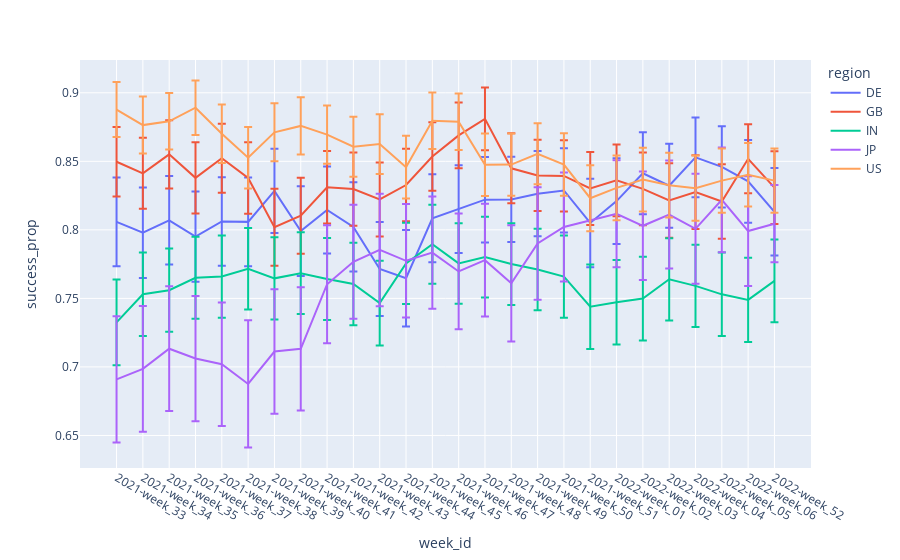

This figure's notebook cell:
### Markdown cell above
### Weekly Success rate and CI per region

### Code cell
px.line(region_week_CI, x='week_id',y='success_prop', error_y='success_prop_ci',color='region')

### Figure 1 — Plotly figure (JSON) as saved in the notebook; plotly's stock layout.template omitted (floating-point values rounded to 4 significant figures)
{"data": [{"error_y": {"array": [0.03233, 0.03307, 0.03227, 0.03295, 0.03225, 0.0323, 0.03074, 0.03272, 0.03174, 0.03255, 0.0343, 0.03516, 0.03211, 0.032, 0.0312, 0.0311, 0.03106, 0.03072, 0.03227, 0.03129, 0.02987, 0.03065, 0.02914, 0.02959, 0.03016, 0.03194]}, "hovertemplate": "region=DE<br>week_id=%{x}<br>success_prop=%{y}<extra></extra>", "legendgroup": "DE", "line": {"color": "#636efa", "dash": "solid"}, "marker": {"symbol": "circle"}, "mode": "lines", "name": "DE", "orientation": "v", "showlegend": true, "type": "scatter", "x": ["2021-week_33", "2021-week_34", "2021-week_35", "2021-week_36", "2021-week_37", "2021-week_38", "2021-week_39", "2021-week_40", "2021-week_41", "2021-week_42", "2021-week_43", "2021-week_44", "2021-week_45", "2021-week_46", "2021-week_47", "2021-week_48", "2021-week_49", "2021-week_50", "2021-week_51", "2022-week_01", "2022-week_02", "2022-week_03", "2022-week_04", "2022-week_05", "2022-week_06", "2022-week_52"], "xaxis": "x", "y": [0.8058, 0.7979, 0.8069, 0.7951, 0.8062, 0.8058, 0.8284, 0.7991, 0.8145, 0.8022, 0.7715, 0.7647, 0.8085, 0.8152, 0.822, 0.8222, 0.8264, 0.8288, 0.8051, 0.821, 0.8413, 0.8322, 0.8529, 0.8459, 0.8354, 0.8132], "yaxis": "y"}, {"error_y": {"array": [0.02535, 0.02589, 0.02486, 0.02602, 0.02517, 0.02611, 0.02815, 0.02767, 0.02649, 0.02672, 0.02704, 0.02642, 0.02495, 0.02393, 0.02291, 0.02552, 0.02597, 0.02596, 0.02663, 0.02621, 0.02659, 0.02719, 0.02686, 0.02723, 0.02517, 0.02658]}, "hovertemplate": "region=GB<br>week_id=%{x}<br>success_prop=%{y}<extra></extra>", "legendgroup": "GB", "line": {"color": "#EF553B", "dash": "solid"}, "marker": {"symbol": "circle"}, "mode": "lines", "name": "GB", "orientation": "v", "showlegend": true, "type": "scatter", "x": ["2021-week_33", "2021-week_34", "2021-week_35", "2021-week_36", "2021-week_37", "2021-week_38", "2021-week_39", "2021-week_40", "2021-week_41", "2021-week_42", "2021-week_43", "2021-week_44", "2021-week_45", "2021-week_46", "2021-week_47", "2021-week_48", "2021-week_49", "2021-week_50", "2021-week_51", "2022-week_01", "2022-week_02", "2022-week_03", "2022-week_04", "2022-week_05", "2022-week_06", "2022-week_52"], "xaxis": "x", "y": [0.8497, 0.8412, 0.8551, 0.838, 0.8522, 0.8378, 0.8019, 0.8103, 0.831, 0.8298, 0.8222, 0.8327, 0.8535, 0.869, 0.881, 0.8449, 0.8397, 0.8394, 0.8302, 0.8361, 0.8299, 0.8214, 0.8275, 0.8207, 0.8519, 0.8308], "yaxis": "y"}, {"error_y": {"array": [0.03132, 0.0304, 0.03033, 0.02992, 0.03002, 0.0298, 0.02994, 0.02987, 0.02995, 0.03013, 0.03087, 0.02963, 0.02882, 0.02936, 0.02938, 0.02979, 0.02974, 0.02997, 0.03078, 0.03081, 0.0306, 0.02999, 0.03, 0.03049, 0.03071, 0.03016]}, "hovertemplate": "region=IN<br>week_id=%{x}<br>success_prop=%{y}<extra></extra>", "legendgroup": "IN", "line": {"color": "#00cc96", "dash": "solid"}, "marker": {"symbol": "circle"}, "mode": "lines", "name": "IN", "orientation": "v", "showlegend": true, "type": "scatter", "x": ["2021-week_33", "2021-week_34", "2021-week_35", "2021-week_36", "2021-week_37", "2021-week_38", "2021-week_39", "2021-week_40", "2021-week_41", "2021-week_42", "2021-week_43", "2021-week_44", "2021-week_45", "2021-week_46", "2021-week_47", "2021-week_48", "2021-week_49", "2021-week_50", "2021-week_51", "2022-week_01", "2022-week_02", "2022-week_03", "2022-week_04", "2022-week_05", "2022-week_06", "2022-week_52"], "xaxis": "x", "y": [0.7325, 0.753, 0.756, 0.765, 0.7659, 0.7717, 0.7646, 0.7684, 0.7642, 0.7605, 0.7465, 0.7755, 0.7895, 0.7755, 0.7801, 0.7751, 0.7711, 0.7659, 0.7439, 0.7472, 0.7498, 0.764, 0.7592, 0.753, 0.7489, 0.7628], "yaxis": "y"}, {"error_y": {"array": [0.04606, 0.0459, 0.04551, 0.04571, 0.04512, 0.04644, 0.04542, 0.04497, 0.04305, 0.04166, 0.04108, 0.04143, 0.04088, 0.04225, 0.04118, 0.04245, 0.04102, 0.03969, 0.0391, 0.0396, 0.03941, 0.04012, 0.03819, 0.04003, 0.02812]}, "hovertemplate": "region=JP<br>week_id=%{x}<br>success_prop=%{y}<extra></extra>", "legendgroup": "JP", "line": {"color": "#ab63fa", "dash": "solid"}, "marker": {"symbol": "circle"}, "mode": "lines", "name": "JP", "orientation": "v", "showlegend": true, "type": "scatter", "x": ["2021-week_33", "2021-week_34", "2021-week_35", "2021-week_36", "2021-week_37", "2021-week_38", "2021-week_39", "2021-week_40", "2021-week_41", "2021-week_42", "2021-week_43", "2021-week_44", "2021-week_45", "2021-week_46", "2021-week_47", "2021-week_48", "2021-week_49", "2021-week_50", "2022-week_01", "2022-week_02", "2022-week_03", "2022-week_04", "2022-week_05", "2022-week_06", "2022-week_52"], "xaxis": "x", "y": [0.6909, 0.6986, 0.7133, 0.7061, 0.7019, 0.6876, 0.7112, 0.7132, 0.7603, 0.7767, 0.7854, 0.7774, 0.7834, 0.7697, 0.7779, 0.761, 0.7901, 0.8021, 0.8118, 0.803, 0.8112, 0.8008, 0.8219, 0.7991, 0.8045], "yaxis": "y"}, {"error_y": {"array": [0.02003, 0.0208, 0.02066, 0.01991, 0.02132, 0.02245, 0.02119, 0.02089, 0.02133, 0.02189, 0.02179, 0.02286, 0.02059, 0.02065, 0.02275, 0.0227, 0.02225, 0.02275, 0.02415, 0.0237, 0.02333, 0.02367, 0.02373, 0.02343, 0.0232, 0.02343]}, "hovertemplate": "region=US<br>week_id=%{x}<br>success_prop=%{y}<extra></extra>", "legendgroup": "US", "line": {"color": "#FFA15A", "dash": "solid"}, "marker": {"symbol": "circle"}, "mode": "lines", "name": "US", "orientation": "v", "showlegend": true, "type": "scatter", "x": ["2021-week_33", "2021-week_34", "2021-week_35", "2021-week_36", "2021-week_37", "2021-week_38", "2021-week_39", "2021-week_40", "2021-week_41", "2021-week_42", "2021-week_43", "2021-week_44", "2021-week_45", "2021-week_46", "2021-week_47", "2021-week_48", "2021-week_49", "2021-week_50", "2021-week_51", "2022-week_01", "2022-week_02", "2022-week_03", "2022-week_04", "2022-week_05", "2022-week_06", "2022-week_52"], "xaxis": "x", "y": [0.8878, 0.8764, 0.8792, 0.8891, 0.8701, 0.8526, 0.8712, 0.8758, 0.8695, 0.8606, 0.8626, 0.8457, 0.8796, 0.8788, 0.8475, 0.8476, 0.8555, 0.8477, 0.8231, 0.8306, 0.8367, 0.8326, 0.8305, 0.8359, 0.8402, 0.8359], "yaxis": "y"}], "layout": {"autosize": true, "legend": {"title": {"text": "region"}, "tracegroupgap": 0}, "margin": {"t": 60}, "xaxis": {"anchor": "y", "autorange": true, "domain": [0, 1], "range": [-1.389, 26.39], "title": {"text": "week_id"}, "type": "category"}, "yaxis": {"anchor": "x", "autorange": true, "domain": [0, 1], "range": [0.6263, 0.9239], "title": {"text": "success_prop"}, "type": "linear"}}}
